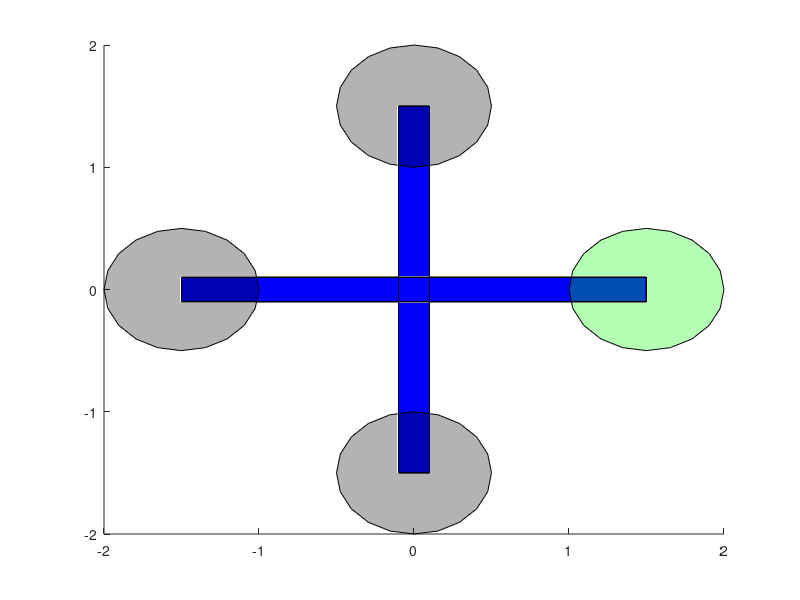

Here is the MATLAB script that generated this plot:
% Wil Selby
% Washington, DC
% May 30, 2015

% This function defines the quadrotor model. Parameters are saved in a .mat
% file to be loaded during the simulation initialization phase. Verify that
% the Quad.plot_arm, Quad.plot_arm_t, and Quad.plot_prop match related 
% values in  quad_variables.m. In this script, the variables are for 
% plotting purposes only and do not impact the dynamics.

global Quad

%% Define the Initial Coordinates of the Arms and Rotors
factor = 5;
Quad.plot_arm = .3*factor;     % Distance from the center of mass to the each motor (m)
Quad.plot_arm_t = .02*factor;   %Thickness of the quadrotor's arms for drawing purposes (m)
Quad.plot_prop = .1*factor;   %Radius of the propellor (m)

% Vertex Values for Y axis arm (m). Measurements from a 3DR kit
x1=-Quad.plot_arm;
x2=Quad.plot_arm;
y1=-Quad.plot_arm_t;
y2=Quad.plot_arm_t;
z1=-Quad.plot_arm_t;
z2=Quad.plot_arm_t;

% Vertex locations
vertex_matrix=[x1 y1 z1; 
   x2 y1 z1;
   x2 y2 z1;
   x1 y2 z1;
   x1 y1 z2;
   x2 y1 z2;
   x2 y2 z2;
   x1 y2 z2];

% Faces Matrix, entries refer to vertices in each face
face_matrix=[1 2 6 5;              
     2 3 7 6;
     3 4 8 7;
     4 1 5 8;
     1 2 3 4;
     5 6 7 8];

 
 X_arm=patch('faces',face_matrix,...
     'vertices',vertex_matrix,...
     'facecolor','b',...
     'edgecolor',[0 0 0],'facecolor','b');

% Vertex Values for X axis arm (m). Measurements from a 3DR kit
y1=-Quad.plot_arm;
y2=Quad.plot_arm;
x1=-Quad.plot_arm_t;
x2=Quad.plot_arm_t;
z1=-Quad.plot_arm_t;
z2=Quad.plot_arm_t;

vertex_matrix=[x1 y1 z1; 
   x2 y1 z1;
   x2 y2 z1;
   x1 y2 z1;
   x1 y1 z2;
   x2 y1 z2;
   x2 y2 z2;
   x1 y2 z2];

Y_arm=patch('faces',face_matrix,...
     'vertices',vertex_matrix,...
     'facecolor','b',...
     'edgecolor',[0 0 0],'facecolor','b');
 
 % Draw the Rotor area
 t=0:pi/10:2*pi;    %rotor circumfrence points
 X=Quad.plot_prop*cos(t);      
 Y=Quad.plot_prop*sin(t); 
 Z=zeros(size(t))+Quad.plot_arm_t;
 C=zeros(size(t));
 Quad.C = C;

 Motor1 = patch(X+Quad.plot_arm,Y,Z,C,'facealpha',.3,'facecolor','g'); %(Motor 1)
 Motor2 = patch(X,Y-Quad.plot_arm,Z,C,'facealpha',.3,'facecolor','k'); %(Motor 2)
 Motor3 = patch(X-Quad.plot_arm,Y,Z,C,'facealpha',.3,'facecolor','k'); %(Motor 3)
 Motor4 = patch(X,Y+Quad.plot_arm,Z,C,'facealpha',.3,'facecolor','k'); %(Motor 4)
 
 %Coordinates of each face in each axis (4 coordinates x 6 faces)
 Quad.X_armX = get(X_arm,'xdata');
 Quad.X_armY = get(X_arm,'ydata');
 Quad.X_armZ = get(X_arm,'zdata');
 
 Quad.Y_armX = get(Y_arm,'xdata');
 Quad.Y_armY = get(Y_arm,'ydata');
 Quad.Y_armZ = get(Y_arm,'zdata');
  
 %Coordinates of each rotor in each axis (21 coordinates x 1 face)
 Quad.Motor1X = get(Motor1,'xdata');
 Quad.Motor1Y = get(Motor1,'ydata');
 Quad.Motor1Z = get(Motor1,'zdata');

 Quad.Motor2X = get(Motor2,'xdata');
 Quad.Motor2Y = get(Motor2,'ydata');
 Quad.Motor2Z = get(Motor2,'zdata');
 
 Quad.Motor3X = get(Motor3,'xdata');
 Quad.Motor3Y = get(Motor3,'ydata');
 Quad.Motor3Z = get(Motor3,'zdata');
 
 Quad.Motor4X = get(Motor4,'xdata');
 Quad.Motor4Y = get(Motor4,'ydata');
 Quad.Motor4Z = get(Motor4,'zdata'); 
